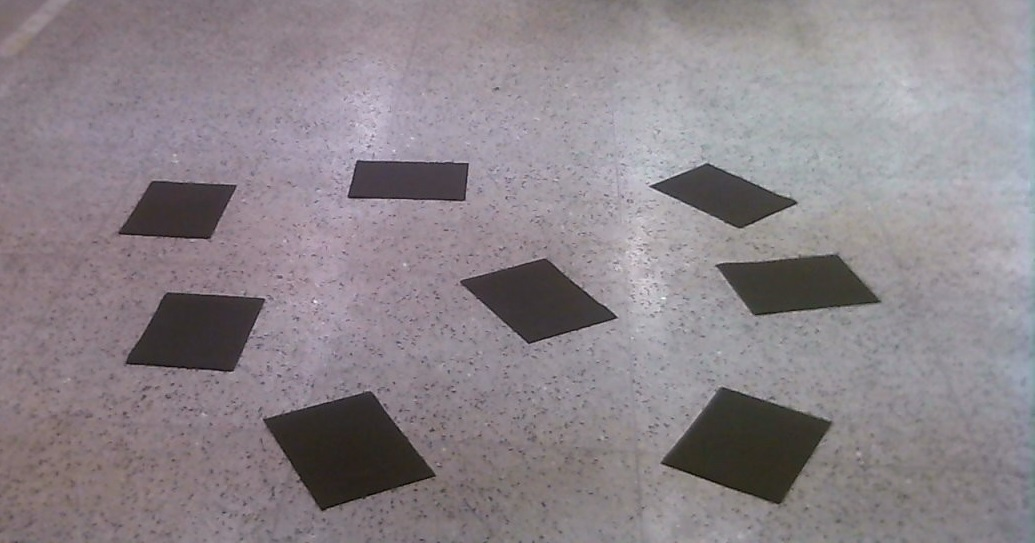
#> input picture 1.jpg, 1035 x 543 px; its folder holds only this picture in this run
$ python A-star-potetial-field-hybrid-type-2.py   (Python 2 division)   (older library calls are emulated)
#> lines starting #> are read from the running program, lines starting #| are printed output that depends on the picture; after the words box and inside, x2 and y2 are one past the last pixel; in counts of white or black regions, pixels touching at a corner belong together
'''
In this method ,we are actually trying to find out a mix solution. Potetial field works best when it comes near obstacles,
while on other had A-star works best in reverse case.
So here we will calculate the distance from nearest obstacle and accordingly we will change our method to A-star from Potential Field ad vice versa.
Hence this way we are using power of both A-star and potential field  :)

// merge function need improvement, write now it will not work for large values of switch_d

'''

import cv2
import numpy as np
from time import sleep
import copy
import glob
import math
import time
import Queue as Q

def printx(x):
    #print x
    pass
'''
function definition from A-star
start
'''
class pixel1(object):
    # [6 lines left out: function __init__, not called in this run]

    def __cmp__(self, other): # comparable which will return self.penalty<other.penalty
        return cmp(self.penalty+self.h, other.penalty+other.h)

# [10 lines left out: functions feasibility, penalty1, not called in this run]

def cost(ox, oy, nx, ny, penalty, clearance): #ox, oy:- old points  nx, ny :- new points
    return penalty + math.sqrt((ox-nx)*(ox-nx)+ (oy-ny)*(oy-ny))*(1+penalty1(clearance))

def heuristic(nx, ny,dx, dy): #ox, oy:- old points  nx, ny :- new points
    return math.sqrt((nx-dx)*(nx-dx)+ (ny-dy)*(ny-dy))

# [90 lines left out: functions nearestObstacle, bfs, not called in this run]

'''
function definition from Clearance-feasibility
end
'''

'''
function definition from Clearance-feasibility
start
'''

class pixel(object):
    def __init__(self, penalty, pointx, pointy): # parent is that pixel from which this current pixel is generated
        self.penalty = penalty
        self.pointx = int(pointx)
        self.pointy = int(pointy)

    def __cmp__(self, other): # comparable which will return self.penalty<other.penalty
        return cmp(self.penalty, other.penalty)

images = glob.glob('*.jpg')

def penalty(ox, oy, nx, ny, penalty): #ox, oy:- old points  nx, ny :- new points
    return penalty + math.sqrt((ox-nx)*(ox-nx)+ (oy-ny)*(oy-ny))

# [5 lines left out: function check_boundaries, not called in this run]

def fill_clearance(arr,cmax,  final_contours): # sx, sy :- source coordinates  dx, dy :- destination coordinates
    q = Q.PriorityQueue()

    actions = [[0, 1], [0, -1], [1, 0], [-1, 0], [1, 1], [1, -1], [-1, 1], [-1, -1]]
    ex, ey, ez = arr.shape
    #print ex, ey, ez
    min_cost = [[100000 for x in range(ey)] for x in range(ex)]
    for cnt in final_contours:
        for pts in cnt:
            q.put(pixel(0, pts[0, 1], pts[0, 0]))
    cnt = 0
    cntq = 0
    while not q.empty():
        p = q.get()
        x = int(p.pointx)
        y = int(p.pointy)
        pen = p.penalty
        if p.penalty > cmax:
            continue
        if min_cost[x][y] <= p.penalty:
            continue
        min_cost[x][y] = p.penalty

        for i in range(len(actions)):
            nx = int(actions[i][0] + x)
            ny = int(actions[i][1] + y)
            if check_boundaries(ex, ey, nx, ny) == True:
                if arr.item(nx, ny, 0) == 0 and arr.item(nx, ny, 1) == 0 and arr.item(nx, ny, 2) == 0:
                    if min_cost[nx][ny] > penalty(x, y, nx, ny, pen):
                        q.put(pixel(penalty(x,y,nx,ny,pen), nx, ny))
    return min_cost

'''
function definition from Clearance-feasibility
end
'''

# [314 lines left out: functions check_obstacles, feasible, dist, obstacle_force, goal_force, path_planning and 3 more, not called in this run]

def main():
    counter = 1
    for im in images:
        #if not im == "5.jpg":
         #   continue
        img = cv2.imread(im)
#> img is the input picture: shape (543, 1035, 3); mean B, G, R 137.3, 131.9, 139.6
        cimg = cv2.cvtColor(img,cv2.COLOR_BGR2GRAY)
        img2 = cv2.medianBlur(cimg,13)

        ret,thresh1 = cv2.threshold(cimg,100,120,cv2.THRESH_BINARY)
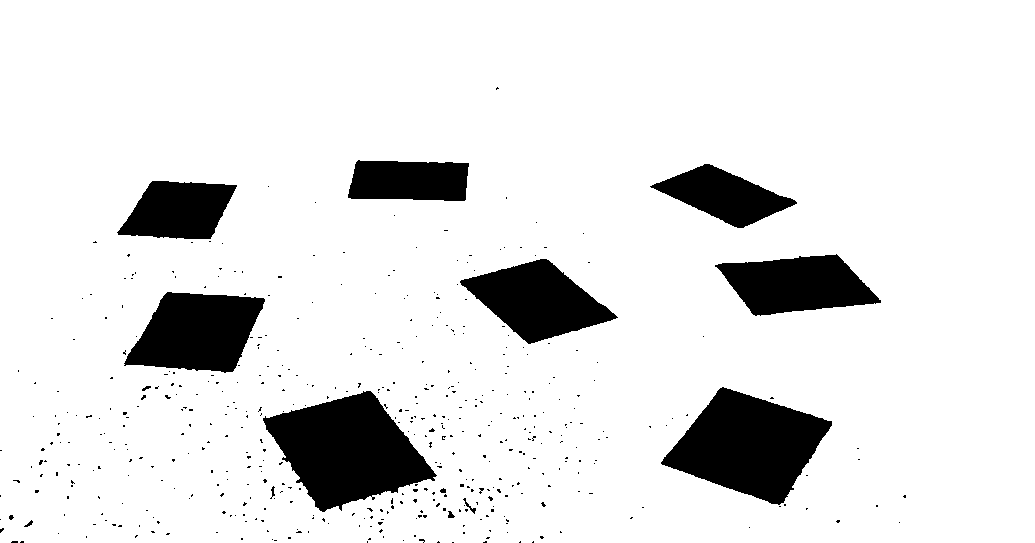
#> thresh1: shape (543, 1035); values 0 (black) and 120 (white), 89.1% white; 482 black regions (468 under 20 px)
        t2 = copy.copy(thresh1)

        x, y  = thresh1.shape
#> x = 543; y = 1035
        arr = np.zeros((x, y, 3), np.uint8)
        arr1 = np.zeros((x, y, 3), np.uint8)
        final_contours= []
        image, contours, hierarchy = cv2.findContours(t2,cv2.RETR_TREE,cv2.CHAIN_APPROX_SIMPLE)
#> contours = 487 contours, 465 with area under 20; largest, box (x1, y1, x2, y2) and area: (0, 0, 1035, 543) 560364, (262, 390, 438, 513) 12338, (660, 386, 833, 506) 11734, (123, 291, 266, 374) 8100, (459, 258, 619, 345) 7355
        for i in range(len(contours)):
            cnt = contours[i]
            if cv2.contourArea(cnt) > 1000 and cv2.contourArea(cnt) < 15000 :
                cv2.drawContours(img, [cnt],-1, [0, 255, 255])
                cv2.fillConvexPoly(arr, cnt, [255, 255, 255])
                cv2.fillConvexPoly(arr1, cnt, [255, 255, 255])
                final_contours.append(cnt)
#> this loop made 487 passes
#> cnt on passes 2, 5, 16: [[402, 540], [403, 539], [404, 540], [403, 541]], [[271, 539], [272, 538], [273, 539], [272, 540]], [[57, 533], [58, 532], [59, 533], [58, 534]]
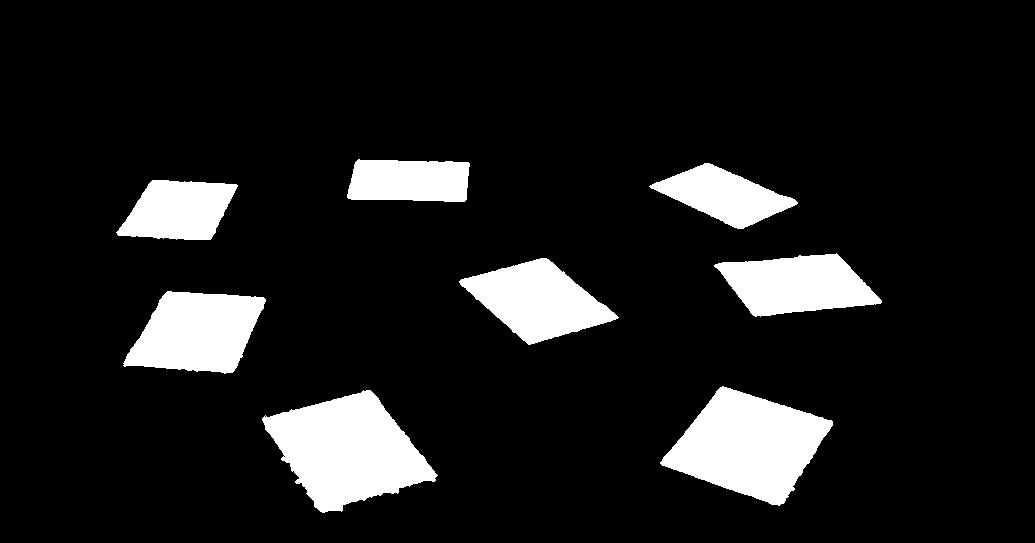
#> arr: shape (543, 1035, 3); 11.1% white; 8 white regions
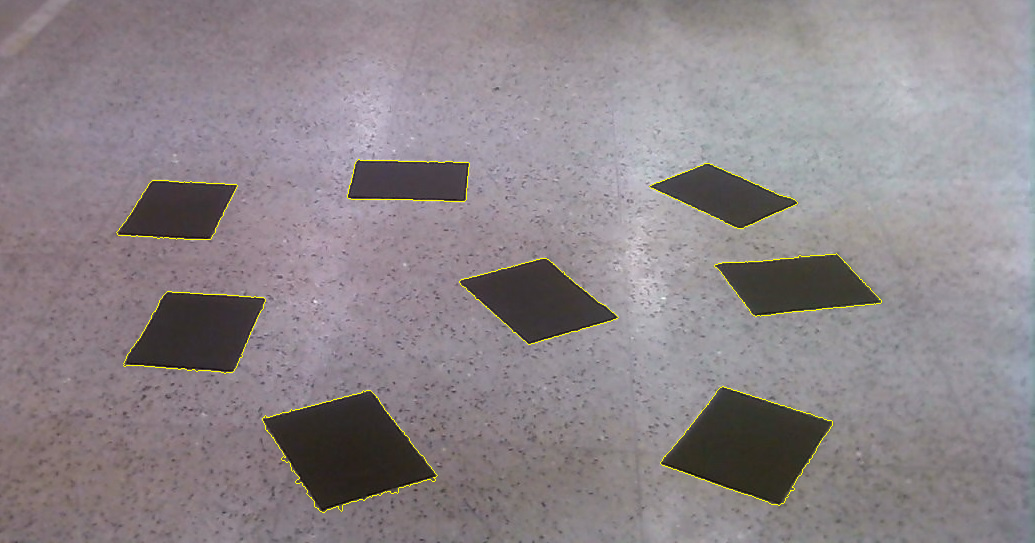
#> img: shape (543, 1035, 3); 0.5% of pixels changed, all inside (x1, y1, x2, y2) = (116, 159, 882, 513)
#> after the loop, final_contours = 8 contours; box (x1, y1, x2, y2) and area: (262, 390, 438, 513) 12338, (660, 386, 833, 506) 11734, (123, 291, 266, 374) 8100, (459, 258, 619, 345) 7355, (714, 253, 882, 317) 6854, (116, 180, 238, 240) 5128, (649, 163, 798, 229) 4742, (347, 159, 470, 202) 4511
        cmax = 50
        start = time.clock()
        min_cost = fill_clearance(arr,cmax, final_contours)
#> the loop in fill_clearance, `for cnt in final_contours:` made 1 pass
        print 'time: ',  time.clock()-start

        for i in xrange(x):
            for j in xrange(y):
                pix_val = int(255-5*min_cost[i][j])
                if(min_cost[i][j] > 10000):
                    pix_val = 0
                arr[i, j] = (pix_val, pix_val, pix_val)
        for cnt in final_contours:
            cv2.fillConvexPoly(arr, cnt, [255, 255, 255])

        '''
        Code from A-star.py
        '''
        sx = 30 # raw_input("Enter source and destination Coordinates")
        sy = 30  # raw_input()
        dx = 500   # raw_input()
        dy = 1000 # raw_input()

        sol = bfs(arr, sx, sy, dx, dy, final_contours)
        l = len(sol)
        s = []
        for i in range(l):
            s.append((sol[l-i-1][0], sol[l-i-1][1]))
        solution = final_path(sx,sy, dx, dy, arr, s)
        print solution


        if len(solution) == 0:
            print 'No solution from source to destination'
        else:
            for i in range(len(solution)):
                start = (solution[i][1], solution[i][0])
                cv2.circle(arr,start, 1, [255, 255, 255])
                cv2.circle(img, start, 1, [255, 255, 255])
                cv2.circle(arr1, start, 1, [255, 255, 255])

        cv2.circle(arr, (sy, sx), 2, [0, 255, 0])
        cv2.circle(arr, (dy, dx), 2, [0, 255, 0])
        cv2.circle(img, (sy, sx), 2, [0, 255, 0])
        cv2.circle(img, (dy, dx), 2, [0, 255, 0])

        output = "output2/"+`counter`
        output += ".jpg"
        cv2.imwrite(output, img)
        counter += 1

        cv2.imshow('image', img)
        cv2.imshow('arr', arr)
        cv2.imshow('arr1', arr1)
        cv2.waitKey(0)
        cv2.destroyAllWindows()

#> (the run stopped early here; a loop or call above may not have finished)

$ run again, on 5.jpg
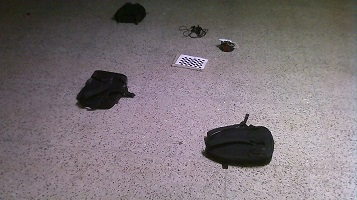
#> input picture 5.jpg, 357 x 200 px
#> in main, img is the input picture: shape (200, 357, 3); mean B, G, R 119.1, 114.7, 123.5
#> in main, `ret,thresh1 = cv2.threshold(cimg,100,120,cv2.THRESH_BINARY)`:
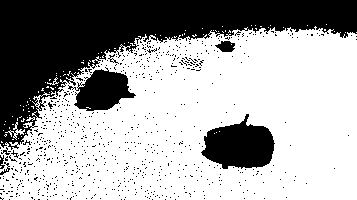
#> thresh1: shape (200, 357); values 0 (black) and 120 (white), 64.8% white; 745 black regions (737 under 20 px)
#> contours = 1022 contours, 1010 with area under 20; largest, box (x1, y1, x2, y2) and area: (0, 26, 357, 200) 51104, (200, 113, 276, 170) 2767, (73, 68, 137, 112) 1745, (214, 40, 236, 53) 179, (5, 122, 25, 140) 46
#> the loop in main, `for i in range(len(contours)):` made 1022 passes
#> cnt on passes 1 to 3: [[0, 166], [0, 167], [1, 166]], [[0, 158], [0, 159]], [[3, 144]]
#> after the loop in main, `for i in range(len(contours)):`:
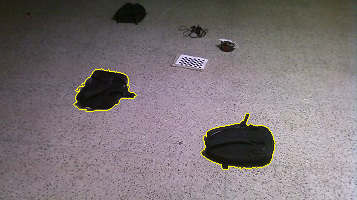
#> img: shape (200, 357, 3); 0.54% of pixels changed, all inside (x1, y1, x2, y2) = (73, 68, 276, 170)
#> after the loop in main, `for i in range(len(contours)):`: final_contours = 2 contours; box (x1, y1, x2, y2) and area: (200, 113, 276, 170) 2767, (73, 68, 137, 112) 1745
#> the loop in fill_clearance, `for cnt in final_contours:` made 1 pass

$ run again, on sample1.jpg
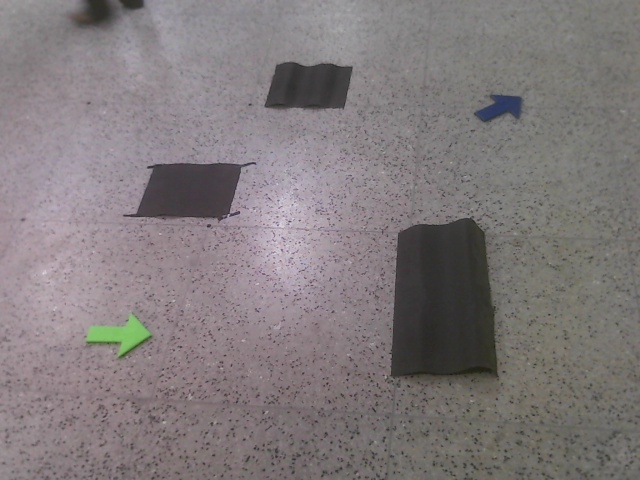
#> input picture sample1.jpg, 640 x 480 px
#> in main, img is the input picture: shape (480, 640, 3); mean B, G, R 123.2, 121.8, 128.6
#> in main, `ret,thresh1 = cv2.threshold(cimg,100,120,cv2.THRESH_BINARY)`:
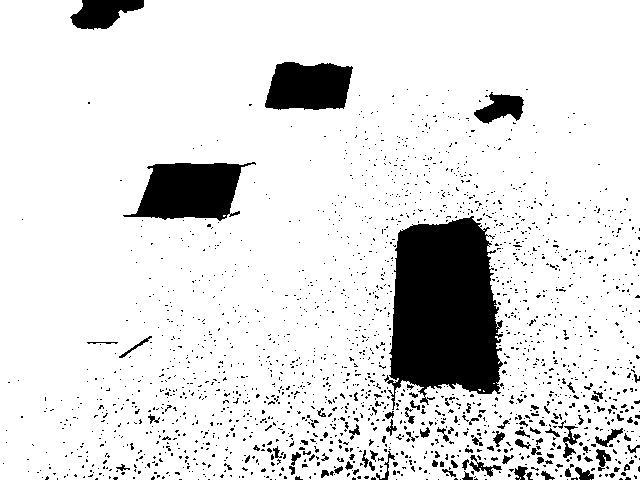
#> thresh1: shape (480, 640); values 0 (black) and 120 (white), 87.6% white; 1904 black regions (1804 under 20 px)
#> contours = 2023 contours, 1880 with area under 20; largest, box (x1, y1, x2, y2) and area: (0, 0, 640, 480) 303677, (386, 215, 504, 411) 16864, (122, 161, 257, 222) 5139, (264, 61, 354, 111) 3588, (473, 91, 525, 125) 976
#> the loop in main, `for i in range(len(contours)):` made 2023 passes
#> cnt on passes 1 to 3: [[590, 479]], [[574, 479], [575, 479]], [[549, 479], [551, 479]]
#> after the loop in main, `for i in range(len(contours)):`:
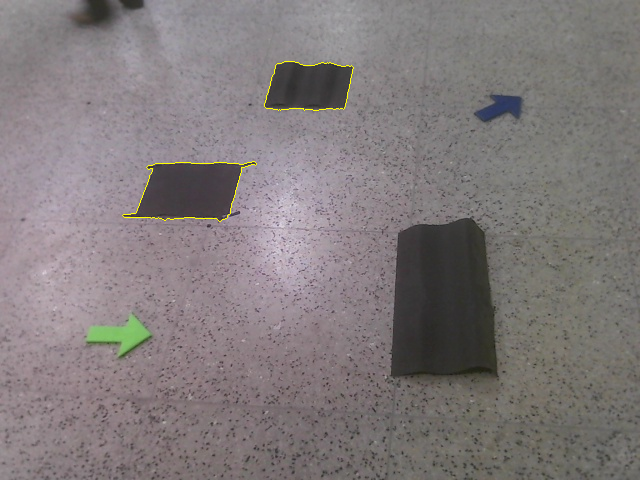
#> img: shape (480, 640, 3); 0.19% of pixels changed, all inside (x1, y1, x2, y2) = (122, 61, 354, 222)
#> after the loop in main, `for i in range(len(contours)):`: final_contours = 2 contours; box (x1, y1, x2, y2) and area: (122, 161, 257, 222) 5139, (264, 61, 354, 111) 3588
#> the loop in fill_clearance, `for cnt in final_contours:` made 1 pass

$ run again, on 2.jpg
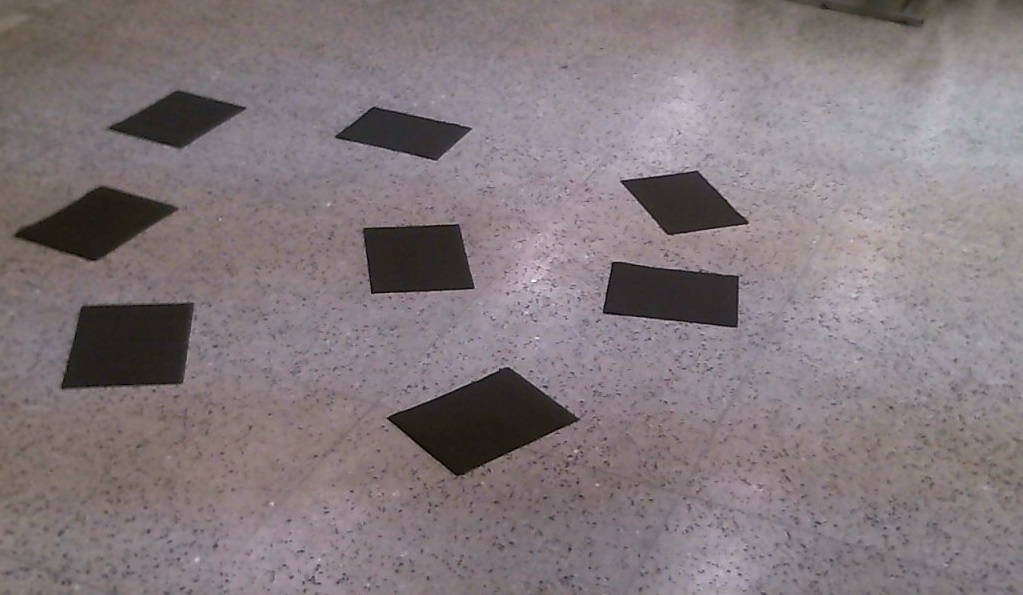
#> input picture 2.jpg, 1023 x 595 px
#> in main, img is the input picture: shape (595, 1023, 3); mean B, G, R 124, 120.5, 130.7
#> in main, `ret,thresh1 = cv2.threshold(cimg,100,120,cv2.THRESH_BINARY)`:
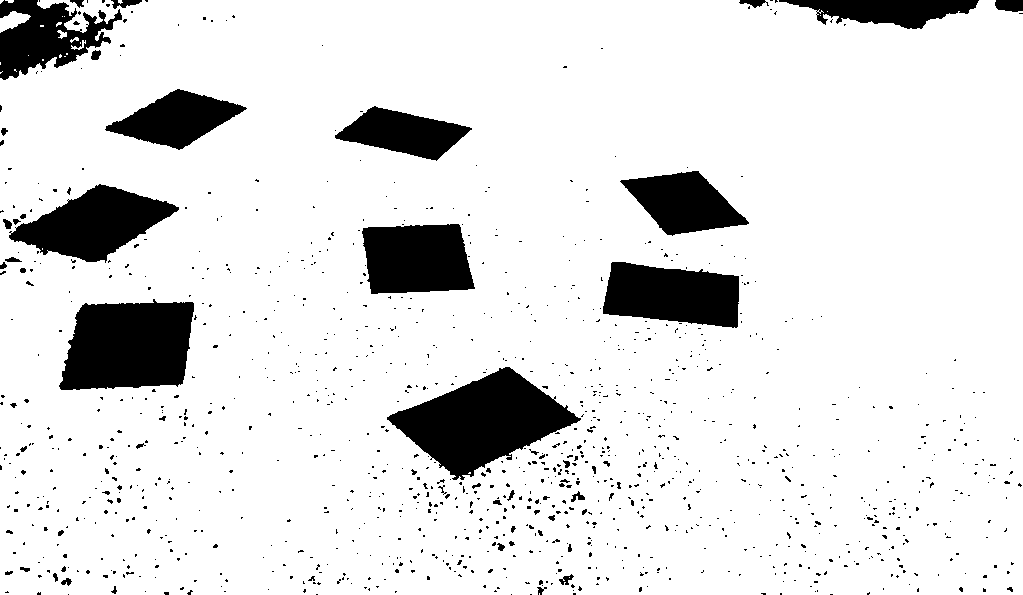
#> thresh1: shape (595, 1023); values 0 (black) and 120 (white), 88.4% white; 1152 black regions (1097 under 20 px)
#> contours = 1194 contours, 1100 with area under 20; largest, box (x1, y1, x2, y2) and area: (0, 0, 1023, 595) 596745, (386, 366, 582, 481) 11250, (58, 298, 195, 391) 10180, (8, 183, 180, 264) 7246, (602, 261, 740, 329) 7054
#> the loop in main, `for i in range(len(contours)):` made 1194 passes
#> cnt on passes 1, 2, 4: [[539, 593], [539, 594]], [[2, 71], [1, 72], [0, 72], [0, 73]], [[0, 62], [0, 64]]
#> after the loop in main, `for i in range(len(contours)):`:
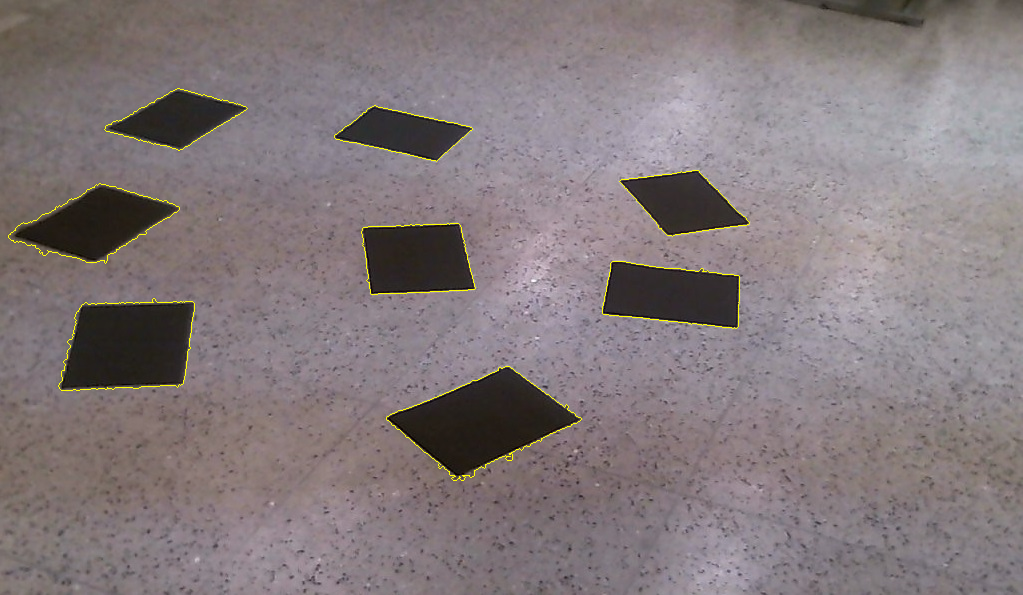
#> img: shape (595, 1023, 3); 0.46% of pixels changed, all inside (x1, y1, x2, y2) = (8, 88, 750, 481)
#> after the loop in main, `for i in range(len(contours)):`: final_contours = 8 contours; box (x1, y1, x2, y2) and area: (386, 366, 582, 481) 11250, (58, 298, 195, 391) 10180, (8, 183, 180, 264) 7246, (602, 261, 740, 329) 7054, (361, 223, 476, 295) 6830, (619, 170, 750, 237) 4967, (104, 88, 248, 151) 4597, (334, 105, 473, 162) 4234
#> the loop in fill_clearance, `for cnt in final_contours:` made 1 pass

$ run again, on 3.jpg
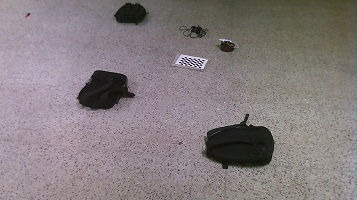
#> input picture 3.jpg, 357 x 200 px
#> in main, img is the input picture: shape (200, 357, 3); mean B, G, R 127.2, 125.3, 133.8
#> in main, `ret,thresh1 = cv2.threshold(cimg,100,120,cv2.THRESH_BINARY)`:
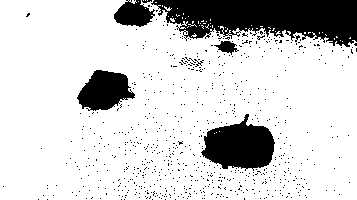
#> thresh1: shape (200, 357); values 0 (black) and 120 (white), 82.1% white; 690 black regions (683 under 20 px)
#> contours = 868 contours, 864 with area under 20; largest, box (x1, y1, x2, y2) and area: (0, 0, 357, 200) 63222, (200, 113, 276, 170) 2808, (76, 69, 136, 112) 1645, (213, 40, 238, 56) 206
#> the loop in main, `for i in range(len(contours)):` made 868 passes
#> cnt on passes 1 to 3: [[342, 41]], [[340, 40]], [[334, 38], [334, 39]]
#> after the loop in main, `for i in range(len(contours)):`:
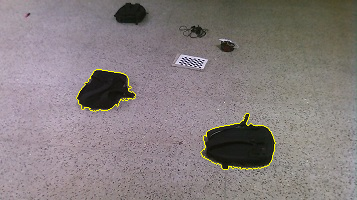
#> img: shape (200, 357, 3); 0.54% of pixels changed, all inside (x1, y1, x2, y2) = (76, 69, 276, 170)
#> after the loop in main, `for i in range(len(contours)):`: final_contours = 2 contours; box (x1, y1, x2, y2) and area: (200, 113, 276, 170) 2808, (76, 69, 136, 112) 1645
#> the loop in fill_clearance, `for cnt in final_contours:` made 1 pass
